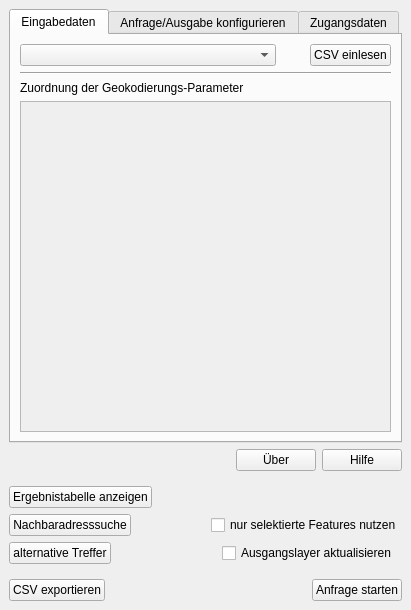
<?xml version="1.0" encoding="UTF-8"?>
<ui version="4.0">
 <class>DockWidget</class>
 <widget class="QDockWidget" name="DockWidget">
  <property name="geometry">
   <rect>
    <x>0</x>
    <y>0</y>
    <width>411</width>
    <height>610</height>
   </rect>
  </property>
  <property name="layoutDirection">
   <enum>Qt::LeftToRight</enum>
  </property>
  <property name="styleSheet">
   <string notr="true">QToolBox:tab {
	font: bold 10pt ;
    color: Grey;
}
QToolBox:tab:selected {
	font: bold 10pt ;
    color: black;
}
QGroupBox::title {
	font: bold italic 8pt ;
    color: black;
}
QPushButton::flat{
background-color: none;
border: 0;
border-style:none;
border-color: blue;
border-width: 0px;
border-radius: 0px;
padding:2px;
}
QPushButton::flat:hover{
background-color: azure;
border-style:solid;
border-color: royalblue;
border-width: 1px;
border-radius: 0px;
padding: 2px;
}
QPushButton::flat:pressed{
background-color: powderblue;
border-style:solid;
border-color: royalblue;
border-width: 1px;
border-radius: 0px;
padding: 2px;
}</string>
  </property>
  <property name="features">
   <set>QDockWidget::AllDockWidgetFeatures</set>
  </property>
  <property name="allowedAreas">
   <set>Qt::AllDockWidgetAreas</set>
  </property>
  <property name="windowTitle">
   <string>BKG Geocoder</string>
  </property>
  <widget class="QWidget" name="dockWidgetContents">
   <layout class="QVBoxLayout" name="verticalLayout">
    <item>
     <widget class="QTabWidget" name="tabWidget">
      <property name="autoFillBackground">
       <bool>false</bool>
      </property>
      <property name="tabPosition">
       <enum>QTabWidget::North</enum>
      </property>
      <property name="tabShape">
       <enum>QTabWidget::Rounded</enum>
      </property>
      <property name="currentIndex">
       <number>0</number>
      </property>
      <property name="elideMode">
       <enum>Qt::ElideNone</enum>
      </property>
      <widget class="QWidget" name="inputdata_tab">
       <attribute name="title">
        <string>Eingabedaten</string>
       </attribute>
       <layout class="QVBoxLayout" name="verticalLayout_3">
        <item>
         <layout class="QHBoxLayout" name="horizontalLayout">
          <property name="spacing">
           <number>6</number>
          </property>
          <item>
           <widget class="QgsMapLayerComboBox" name="maplayer_combo">
            <property name="sizePolicy">
             <sizepolicy hsizetype="MinimumExpanding" vsizetype="Fixed">
              <horstretch>0</horstretch>
              <verstretch>0</verstretch>
             </sizepolicy>
            </property>
            <property name="minimumSize">
             <size>
              <width>256</width>
              <height>0</height>
             </size>
            </property>
            <property name="maximumSize">
             <size>
              <width>300</width>
              <height>16777215</height>
             </size>
            </property>
            <property name="editable">
             <bool>false</bool>
            </property>
            <property name="currentText">
             <string/>
            </property>
           </widget>
          </item>
          <item>
           <spacer name="horizontalSpacer_2">
            <property name="orientation">
             <enum>Qt::Horizontal</enum>
            </property>
            <property name="sizeHint" stdset="0">
             <size>
              <width>40</width>
              <height>20</height>
             </size>
            </property>
           </spacer>
          </item>
          <item>
           <widget class="QPushButton" name="importcsv_button">
            <property name="sizePolicy">
             <sizepolicy hsizetype="Fixed" vsizetype="Fixed">
              <horstretch>0</horstretch>
              <verstretch>0</verstretch>
             </sizepolicy>
            </property>
            <property name="text">
             <string>CSV einlesen</string>
            </property>
           </widget>
          </item>
         </layout>
        </item>
        <item>
         <widget class="Line" name="line_4">
          <property name="frameShadow">
           <enum>QFrame::Sunken</enum>
          </property>
          <property name="orientation">
           <enum>Qt::Horizontal</enum>
          </property>
         </widget>
        </item>
        <item>
         <widget class="QLabel" name="label_6">
          <property name="text">
           <string>Zuordnung der Geokodierungs-Parameter</string>
          </property>
         </widget>
        </item>
        <item>
         <widget class="QScrollArea" name="scroll_area">
          <property name="sizePolicy">
           <sizepolicy hsizetype="Expanding" vsizetype="Expanding">
            <horstretch>0</horstretch>
            <verstretch>0</verstretch>
           </sizepolicy>
          </property>
          <property name="widgetResizable">
           <bool>true</bool>
          </property>
          <widget class="QWidget" name="node_area">
           <property name="geometry">
            <rect>
             <x>0</x>
             <y>0</y>
             <width>379</width>
             <height>352</height>
            </rect>
           </property>
           <layout class="QVBoxLayout" name="verticalLayout_6"/>
          </widget>
         </widget>
        </item>
       </layout>
      </widget>
      <widget class="QWidget" name="config_request_output_tab">
       <attribute name="title">
        <string>Anfrage/Ausgabe konfigurieren</string>
       </attribute>
       <layout class="QVBoxLayout" name="verticalLayout_5">
        <item>
         <widget class="QgsProjectionSelectionWidget" name="outputprojection_projectionselectionwidget">
          <property name="sizePolicy">
           <sizepolicy hsizetype="MinimumExpanding" vsizetype="Preferred">
            <horstretch>0</horstretch>
            <verstretch>0</verstretch>
           </sizepolicy>
          </property>
          <property name="minimumSize">
           <size>
            <width>290</width>
            <height>0</height>
           </size>
          </property>
          <property name="maximumSize">
           <size>
            <width>332</width>
            <height>16777215</height>
           </size>
          </property>
         </widget>
        </item>
        <item>
         <widget class="Line" name="line_2">
          <property name="orientation">
           <enum>Qt::Horizontal</enum>
          </property>
         </widget>
        </item>
        <item>
         <layout class="QHBoxLayout" name="horizontalLayout_2">
          <property name="spacing">
           <number>6</number>
          </property>
          <property name="leftMargin">
           <number>0</number>
          </property>
          <property name="topMargin">
           <number>0</number>
          </property>
          <property name="rightMargin">
           <number>0</number>
          </property>
          <property name="bottomMargin">
           <number>0</number>
          </property>
          <item>
           <widget class="QLabel" name="label_2">
            <property name="text">
             <string>Suche einschränken mit Regionalschlüssel:</string>
            </property>
           </widget>
          </item>
          <item>
           <spacer name="horizontalSpacer_3">
            <property name="orientation">
             <enum>Qt::Horizontal</enum>
            </property>
            <property name="sizeType">
             <enum>QSizePolicy::Expanding</enum>
            </property>
            <property name="sizeHint" stdset="0">
             <size>
              <width>40</width>
              <height>20</height>
             </size>
            </property>
           </spacer>
          </item>
         </layout>
        </item>
        <item>
         <layout class="QHBoxLayout" name="horizontalLayout_3">
          <property name="spacing">
           <number>6</number>
          </property>
          <property name="topMargin">
           <number>0</number>
          </property>
          <property name="rightMargin">
           <number>0</number>
          </property>
          <item>
           <widget class="QLineEdit" name="rs_lineedit">
            <property name="sizePolicy">
             <sizepolicy hsizetype="Fixed" vsizetype="Fixed">
              <horstretch>0</horstretch>
              <verstretch>0</verstretch>
             </sizepolicy>
            </property>
            <property name="minimumSize">
             <size>
              <width>150</width>
              <height>0</height>
             </size>
            </property>
            <property name="clearButtonEnabled">
             <bool>false</bool>
            </property>
           </widget>
          </item>
          <item>
           <widget class="QComboBox" name="rsinputaid_combobox">
            <property name="sizePolicy">
             <sizepolicy hsizetype="MinimumExpanding" vsizetype="Fixed">
              <horstretch>0</horstretch>
              <verstretch>0</verstretch>
             </sizepolicy>
            </property>
            <property name="minimumSize">
             <size>
              <width>132</width>
              <height>0</height>
             </size>
            </property>
            <property name="maximumSize">
             <size>
              <width>176</width>
              <height>16777215</height>
             </size>
            </property>
            <property name="editable">
             <bool>false</bool>
            </property>
            <property name="currentIndex">
             <number>0</number>
            </property>
            <property name="maxVisibleItems">
             <number>17</number>
            </property>
            <item>
             <property name="text">
              <string>Eingabehilfe Bundesländer</string>
             </property>
            </item>
            <item>
             <property name="text">
              <string comment="01">Schleswig-Holstein</string>
             </property>
            </item>
            <item>
             <property name="text">
              <string comment="02">Freie und Hansestadt Hamburg</string>
             </property>
            </item>
            <item>
             <property name="text">
              <string comment="03">Niedersachsen</string>
             </property>
            </item>
            <item>
             <property name="text">
              <string comment="04">Freie Hansestadt Bremen</string>
             </property>
            </item>
            <item>
             <property name="text">
              <string>Nordrhein-Westfalen</string>
             </property>
            </item>
            <item>
             <property name="text">
              <string>Hessen</string>
             </property>
            </item>
            <item>
             <property name="text">
              <string>Rheinland-Pfalz</string>
             </property>
            </item>
            <item>
             <property name="text">
              <string>Baden-Württemberg</string>
             </property>
            </item>
            <item>
             <property name="text">
              <string>Freistaat Bayern</string>
             </property>
            </item>
            <item>
             <property name="text">
              <string>Saarland</string>
             </property>
            </item>
            <item>
             <property name="text">
              <string>Berlin</string>
             </property>
            </item>
            <item>
             <property name="text">
              <string>Brandenburg</string>
             </property>
            </item>
            <item>
             <property name="text">
              <string>Mecklenburg-Vorpommern</string>
             </property>
            </item>
            <item>
             <property name="text">
              <string>Freistaat Sachsen</string>
             </property>
            </item>
            <item>
             <property name="text">
              <string>Sachsen-Anhalt</string>
             </property>
            </item>
            <item>
             <property name="text">
              <string>Freistaat Thüringen</string>
             </property>
            </item>
           </widget>
          </item>
          <item>
           <spacer name="horizontalSpacer_15">
            <property name="orientation">
             <enum>Qt::Horizontal</enum>
            </property>
            <property name="sizeHint" stdset="0">
             <size>
              <width>40</width>
              <height>20</height>
             </size>
            </property>
           </spacer>
          </item>
         </layout>
        </item>
        <item>
         <layout class="QHBoxLayout" name="horizontalLayout_10">
          <property name="topMargin">
           <number>0</number>
          </property>
          <item>
           <widget class="QPushButton" name="showextconfig_button">
            <property name="sizePolicy">
             <sizepolicy hsizetype="Fixed" vsizetype="Fixed">
              <horstretch>0</horstretch>
              <verstretch>0</verstretch>
             </sizepolicy>
            </property>
            <property name="layoutDirection">
             <enum>Qt::RightToLeft</enum>
            </property>
            <property name="text">
             <string>Experteneinstellungen</string>
            </property>
            <property name="icon">
             <iconset>
              <normaloff>icons/20190619_iconset_mob_wborders_show_menu_1.png</normaloff>
              <normalon>icons/20190619_iconset_mob_wborders_hide_menu_1.png</normalon>icons/20190619_iconset_mob_wborders_show_menu_1.png</iconset>
            </property>
            <property name="iconSize">
             <size>
              <width>9</width>
              <height>9</height>
             </size>
            </property>
            <property name="checkable">
             <bool>true</bool>
            </property>
            <property name="checked">
             <bool>true</bool>
            </property>
            <property name="flat">
             <bool>true</bool>
            </property>
           </widget>
          </item>
          <item>
           <spacer name="horizontalSpacer_12">
            <property name="orientation">
             <enum>Qt::Horizontal</enum>
            </property>
            <property name="sizeHint" stdset="0">
             <size>
              <width>40</width>
              <height>20</height>
             </size>
            </property>
           </spacer>
          </item>
         </layout>
        </item>
        <item>
         <widget class="QFrame" name="frame_2">
          <property name="autoFillBackground">
           <bool>true</bool>
          </property>
          <property name="frameShape">
           <enum>QFrame::Panel</enum>
          </property>
          <property name="frameShadow">
           <enum>QFrame::Plain</enum>
          </property>
          <property name="lineWidth">
           <number>0</number>
          </property>
          <layout class="QVBoxLayout" name="verticalLayout_7">
           <property name="spacing">
            <number>6</number>
           </property>
           <property name="leftMargin">
            <number>6</number>
           </property>
           <property name="topMargin">
            <number>0</number>
           </property>
           <property name="rightMargin">
            <number>0</number>
           </property>
           <property name="bottomMargin">
            <number>6</number>
           </property>
           <item>
            <widget class="QCheckBox" name="fuzzysearch_checkbox">
             <property name="text">
              <string>fuzzy Suche</string>
             </property>
            </widget>
           </item>
           <item>
            <widget class="QLabel" name="label_7">
             <property name="text">
              <string>Suchgebiet einschränken mit Polygon-Layer:</string>
             </property>
            </widget>
           </item>
           <item>
            <layout class="QHBoxLayout" name="horizontalLayout_4">
             <property name="topMargin">
              <number>0</number>
             </property>
             <item>
              <widget class="QgsMapLayerComboBox" name="restrictgeom_maplayercombobox">
               <property name="sizePolicy">
                <sizepolicy hsizetype="MinimumExpanding" vsizetype="Fixed">
                 <horstretch>0</horstretch>
                 <verstretch>0</verstretch>
                </sizepolicy>
               </property>
               <property name="minimumSize">
                <size>
                 <width>280</width>
                 <height>0</height>
                </size>
               </property>
               <property name="maximumSize">
                <size>
                 <width>290</width>
                 <height>16777215</height>
                </size>
               </property>
              </widget>
             </item>
             <item>
              <widget class="QPushButton" name="refreshpolygonlayers_button">
               <property name="sizePolicy">
                <sizepolicy hsizetype="Fixed" vsizetype="Fixed">
                 <horstretch>0</horstretch>
                 <verstretch>0</verstretch>
                </sizepolicy>
               </property>
               <property name="text">
                <string/>
               </property>
               <property name="icon">
                <iconset>
                 <normaloff>icons/20190619_iconset_mob_wborders_refresh_1.png</normaloff>icons/20190619_iconset_mob_wborders_refresh_1.png</iconset>
               </property>
               <property name="iconSize">
                <size>
                 <width>16</width>
                 <height>16</height>
                </size>
               </property>
              </widget>
             </item>
             <item>
              <spacer name="horizontalSpacer_4">
               <property name="orientation">
                <enum>Qt::Horizontal</enum>
               </property>
               <property name="sizeHint" stdset="0">
                <size>
                 <width>40</width>
                 <height>20</height>
                </size>
               </property>
              </spacer>
             </item>
            </layout>
           </item>
          </layout>
         </widget>
        </item>
        <item>
         <spacer name="verticalSpacer">
          <property name="orientation">
           <enum>Qt::Vertical</enum>
          </property>
          <property name="sizeType">
           <enum>QSizePolicy::Expanding</enum>
          </property>
          <property name="sizeHint" stdset="0">
           <size>
            <width>20</width>
            <height>40</height>
           </size>
          </property>
         </spacer>
        </item>
       </layout>
      </widget>
      <widget class="QWidget" name="useraccess_tab">
       <attribute name="title">
        <string>Zugangsdaten</string>
       </attribute>
       <layout class="QVBoxLayout" name="verticalLayout_2">
        <item>
         <widget class="QLabel" name="label_4">
          <property name="text">
           <string>BKG-UUID:</string>
          </property>
         </widget>
        </item>
        <item>
         <layout class="QHBoxLayout" name="horizontalLayout_6">
          <property name="leftMargin">
           <number>0</number>
          </property>
          <property name="topMargin">
           <number>0</number>
          </property>
          <item>
           <widget class="QLineEdit" name="uuid_lineedit">
            <property name="sizePolicy">
             <sizepolicy hsizetype="MinimumExpanding" vsizetype="Fixed">
              <horstretch>0</horstretch>
              <verstretch>0</verstretch>
             </sizepolicy>
            </property>
            <property name="minimumSize">
             <size>
              <width>150</width>
              <height>0</height>
             </size>
            </property>
            <property name="maximumSize">
             <size>
              <width>300</width>
              <height>16777215</height>
             </size>
            </property>
           </widget>
          </item>
          <item>
           <spacer name="horizontalSpacer">
            <property name="orientation">
             <enum>Qt::Horizontal</enum>
            </property>
            <property name="sizeHint" stdset="0">
             <size>
              <width>40</width>
              <height>20</height>
             </size>
            </property>
           </spacer>
          </item>
         </layout>
        </item>
        <item>
         <spacer name="verticalSpacer_4">
          <property name="orientation">
           <enum>Qt::Vertical</enum>
          </property>
          <property name="sizeHint" stdset="0">
           <size>
            <width>20</width>
            <height>40</height>
           </size>
          </property>
         </spacer>
        </item>
       </layout>
      </widget>
     </widget>
    </item>
    <item>
     <layout class="QHBoxLayout" name="horizontalLayout_5">
      <property name="topMargin">
       <number>0</number>
      </property>
      <property name="bottomMargin">
       <number>9</number>
      </property>
      <item>
       <spacer name="horizontalSpacer_6">
        <property name="orientation">
         <enum>Qt::Horizontal</enum>
        </property>
        <property name="sizeHint" stdset="0">
         <size>
          <width>40</width>
          <height>20</height>
         </size>
        </property>
       </spacer>
      </item>
      <item>
       <widget class="QPushButton" name="about_button">
        <property name="sizePolicy">
         <sizepolicy hsizetype="Fixed" vsizetype="Fixed">
          <horstretch>0</horstretch>
          <verstretch>0</verstretch>
         </sizepolicy>
        </property>
        <property name="text">
         <string>Über</string>
        </property>
       </widget>
      </item>
      <item>
       <widget class="QPushButton" name="help_button">
        <property name="sizePolicy">
         <sizepolicy hsizetype="Fixed" vsizetype="Fixed">
          <horstretch>0</horstretch>
          <verstretch>0</verstretch>
         </sizepolicy>
        </property>
        <property name="text">
         <string>Hilfe</string>
        </property>
       </widget>
      </item>
     </layout>
    </item>
    <item>
     <layout class="QHBoxLayout" name="horizontalLayout_7">
      <property name="topMargin">
       <number>0</number>
      </property>
      <item>
       <widget class="QPushButton" name="showattributtable_button">
        <property name="sizePolicy">
         <sizepolicy hsizetype="Fixed" vsizetype="Fixed">
          <horstretch>0</horstretch>
          <verstretch>0</verstretch>
         </sizepolicy>
        </property>
        <property name="text">
         <string>Ergebnistabelle anzeigen</string>
        </property>
        <property name="icon">
         <iconset>
          <normaloff>icons/20190619_iconset_mob_wborders_specify_2.png</normaloff>icons/20190619_iconset_mob_wborders_specify_2.png</iconset>
        </property>
       </widget>
      </item>
      <item>
       <spacer name="horizontalSpacer_5">
        <property name="orientation">
         <enum>Qt::Horizontal</enum>
        </property>
        <property name="sizeHint" stdset="0">
         <size>
          <width>40</width>
          <height>20</height>
         </size>
        </property>
       </spacer>
      </item>
     </layout>
    </item>
    <item>
     <layout class="QHBoxLayout" name="horizontalLayout_8">
      <property name="topMargin">
       <number>0</number>
      </property>
      <item>
       <widget class="QPushButton" name="reversegeocoding_button">
        <property name="sizePolicy">
         <sizepolicy hsizetype="Fixed" vsizetype="Fixed">
          <horstretch>0</horstretch>
          <verstretch>0</verstretch>
         </sizepolicy>
        </property>
        <property name="text">
         <string>Nachbaradresssuche</string>
        </property>
        <property name="icon">
         <iconset>
          <normaloff>icons/20190619_iconset_mob_wborders_reverse_geocoding_1.png</normaloff>icons/20190619_iconset_mob_wborders_reverse_geocoding_1.png</iconset>
        </property>
        <property name="checkable">
         <bool>true</bool>
        </property>
        <property name="autoRepeat">
         <bool>false</bool>
        </property>
        <property name="autoExclusive">
         <bool>true</bool>
        </property>
       </widget>
      </item>
      <item>
       <spacer name="horizontalSpacer_9">
        <property name="orientation">
         <enum>Qt::Horizontal</enum>
        </property>
        <property name="sizeHint" stdset="0">
         <size>
          <width>40</width>
          <height>20</height>
         </size>
        </property>
       </spacer>
      </item>
      <item>
       <widget class="QCheckBox" name="onlyselected_checkbox">
        <property name="sizePolicy">
         <sizepolicy hsizetype="Minimum" vsizetype="Fixed">
          <horstretch>0</horstretch>
          <verstretch>0</verstretch>
         </sizepolicy>
        </property>
        <property name="minimumSize">
         <size>
          <width>180</width>
          <height>0</height>
         </size>
        </property>
        <property name="layoutDirection">
         <enum>Qt::LeftToRight</enum>
        </property>
        <property name="text">
         <string>nur selektierte Features nutzen</string>
        </property>
       </widget>
      </item>
     </layout>
    </item>
    <item>
     <layout class="QHBoxLayout" name="horizontalLayout_9">
      <property name="topMargin">
       <number>0</number>
      </property>
      <item>
       <widget class="QPushButton" name="featurepicker_button">
        <property name="sizePolicy">
         <sizepolicy hsizetype="Fixed" vsizetype="Fixed">
          <horstretch>0</horstretch>
          <verstretch>0</verstretch>
         </sizepolicy>
        </property>
        <property name="text">
         <string>alternative Treffer</string>
        </property>
        <property name="icon">
         <iconset>
          <normaloff>icons/20190619_iconset_mob_wborders_reverse_geocoding_1.png</normaloff>icons/20190619_iconset_mob_wborders_reverse_geocoding_1.png</iconset>
        </property>
        <property name="checkable">
         <bool>true</bool>
        </property>
        <property name="autoRepeat">
         <bool>false</bool>
        </property>
        <property name="autoExclusive">
         <bool>true</bool>
        </property>
       </widget>
      </item>
      <item>
       <spacer name="horizontalSpacer_7">
        <property name="orientation">
         <enum>Qt::Horizontal</enum>
        </property>
        <property name="sizeHint" stdset="0">
         <size>
          <width>40</width>
          <height>20</height>
         </size>
        </property>
       </spacer>
      </item>
      <item>
       <widget class="QCheckBox" name="updateinputlayer_checkbox">
        <property name="minimumSize">
         <size>
          <width>180</width>
          <height>0</height>
         </size>
        </property>
        <property name="layoutDirection">
         <enum>Qt::LeftToRight</enum>
        </property>
        <property name="text">
         <string>Ausgangslayer aktualisieren</string>
        </property>
       </widget>
      </item>
     </layout>
    </item>
    <item>
     <layout class="QHBoxLayout" name="horizontalLayout_11">
      <property name="spacing">
       <number>6</number>
      </property>
      <property name="topMargin">
       <number>9</number>
      </property>
      <item>
       <widget class="QPushButton" name="exportcsv_button">
        <property name="sizePolicy">
         <sizepolicy hsizetype="Fixed" vsizetype="Fixed">
          <horstretch>0</horstretch>
          <verstretch>0</verstretch>
         </sizepolicy>
        </property>
        <property name="layoutDirection">
         <enum>Qt::RightToLeft</enum>
        </property>
        <property name="text">
         <string>CSV exportieren</string>
        </property>
       </widget>
      </item>
      <item>
       <spacer name="horizontalSpacer_13">
        <property name="orientation">
         <enum>Qt::Horizontal</enum>
        </property>
        <property name="sizeHint" stdset="0">
         <size>
          <width>40</width>
          <height>20</height>
         </size>
        </property>
       </spacer>
      </item>
      <item>
       <widget class="QPushButton" name="request_button">
        <property name="sizePolicy">
         <sizepolicy hsizetype="Fixed" vsizetype="Fixed">
          <horstretch>0</horstretch>
          <verstretch>0</verstretch>
         </sizepolicy>
        </property>
        <property name="layoutDirection">
         <enum>Qt::RightToLeft</enum>
        </property>
        <property name="text">
         <string>Anfrage starten</string>
        </property>
       </widget>
      </item>
     </layout>
    </item>
   </layout>
  </widget>
 </widget>
 <customwidgets>
  <customwidget>
   <class>QgsMapLayerComboBox</class>
   <extends>QComboBox</extends>
   <header>qgsmaplayercombobox.h</header>
  </customwidget>
  <customwidget>
   <class>QgsProjectionSelectionWidget</class>
   <extends>QWidget</extends>
   <header>qgsprojectionselectionwidget.h</header>
  </customwidget>
 </customwidgets>
 <resources/>
 <connections>
  <connection>
   <sender>showextconfig_button</sender>
   <signal>toggled(bool)</signal>
   <receiver>frame_2</receiver>
   <slot>setVisible(bool)</slot>
   <hints>
    <hint type="sourcelabel">
     <x>144</x>
     <y>173</y>
    </hint>
    <hint type="destinationlabel">
     <x>319</x>
     <y>250</y>
    </hint>
   </hints>
  </connection>
 </connections>
</ui>
